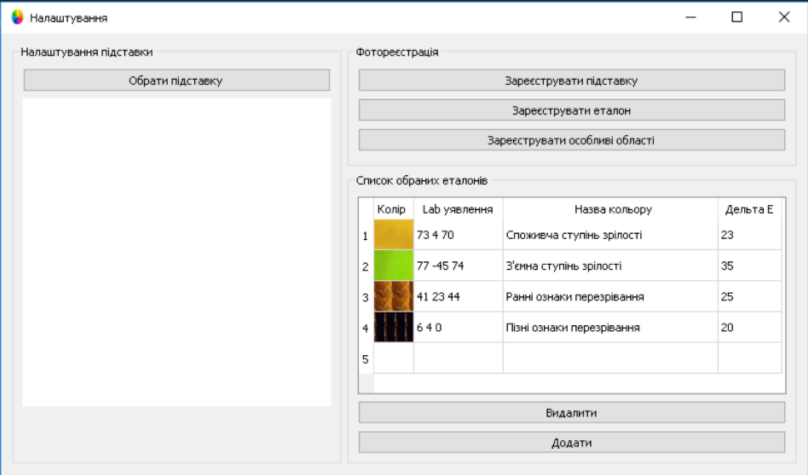
#> input picture img.png, 808 x 475 px, given in place of the camera
$ python photoMaker.py
#> lines starting #> are read from the running program, lines starting #| are printed output that depends on the picture
import time
import numpy as np
import cv2
import threading
import time
import random

def photo(path):

#> called with path = 'stands\\'
    cap = cv2.VideoCapture(0)
    ret, frame = cap.read()
#> frame is the input picture: shape (475, 808, 3); mean B, G, R 237.6, 238.4, 238.2
    gray = cv2.cvtColor(frame,cv2.COLOR_BGR2GRAY)
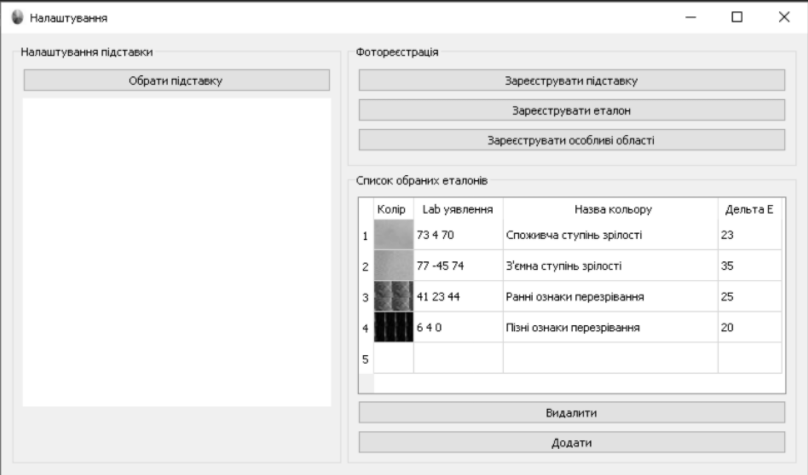
#> gray: shape (475, 808); min 3, max 255, mean 238.2
    _,thresh = cv2.threshold(gray,1,255,cv2.THRESH_BINARY)
#> thresh: shape (475, 808); every value is 255
    contours,hierarchy = cv2.findContours(thresh,cv2.RETR_EXTERNAL,cv2.CHAIN_APPROX_SIMPLE)
#> contours = [[[0, 0], [0, 474], [807, 474], [807, 0]]]
    cnt = contours[0]
#> cnt = [[0, 0], [0, 474], [807, 474], [807, 0]]
    x,y,w,h = cv2.boundingRect(cnt)
#> x = 0; y = 0; w = 808; h = 475
    crop = frame[y:y+h,x:x+w]
    cv2.imwrite(path+str(random.random()*100)+'stand.jpg', crop)
    print("The time is %s" % time.ctime())
    cap.release

if __name__ == "__main__":
    photo('stands\\')
